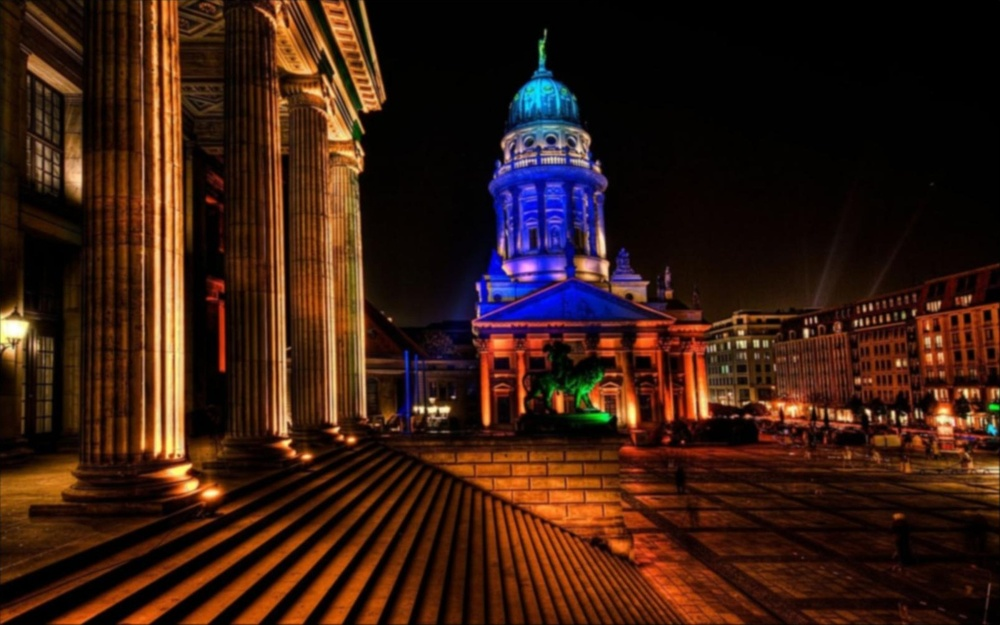
#> input picture ims/a.jpg, 1000 x 625 px, shrunk from 1600 x 1000 before the run; its folder holds only this picture in this run
$ python -i IVehicleBlurDetect.py   (imports and definitions only)   (older library calls are emulated)
#> lines starting #> are read from the running program, lines starting #| are printed output that depends on the picture; long printed decimals are rounded
#> further down, picture is the input picture: shape (625, 1000, 3); mean B, G, R 18.2, 28.9, 56.8
import cv2
import numpy as np
import os

def blurDetect(im,mean_s=2.0,mean_l=3.5, mean_d = 38.0):
#> called with mean_s = 2, mean_l = 3.5, mean_d = 38
    im_gray = cv2.cvtColor(im,cv2.COLOR_BGR2GRAY)
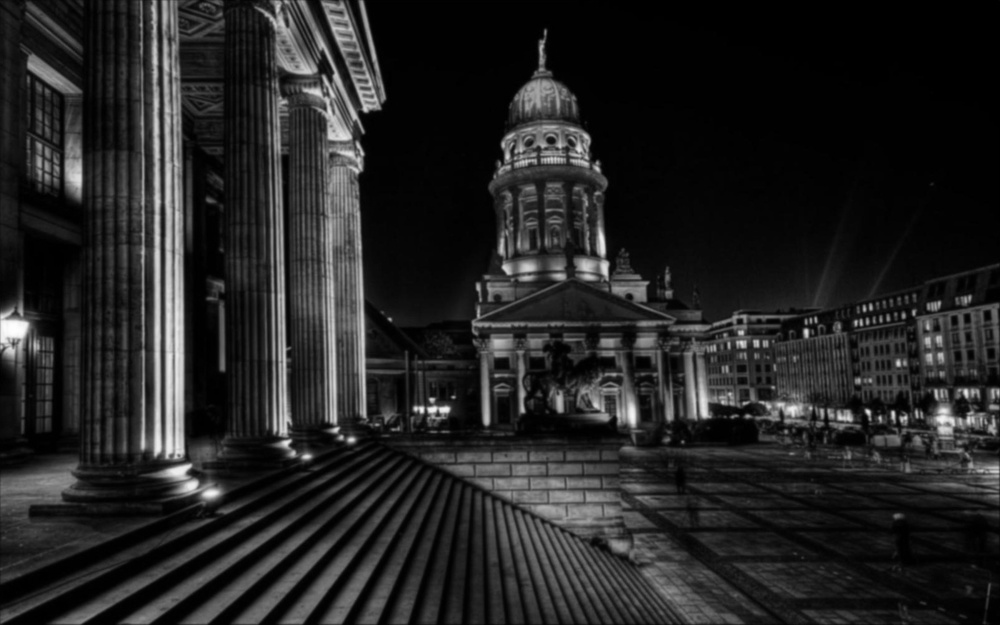
#> im_gray: shape (625, 1000); min 0, max 255, mean 36.1

    im_sobel = cv2.Sobel(im_gray,cv2.CV_16U,1,1)
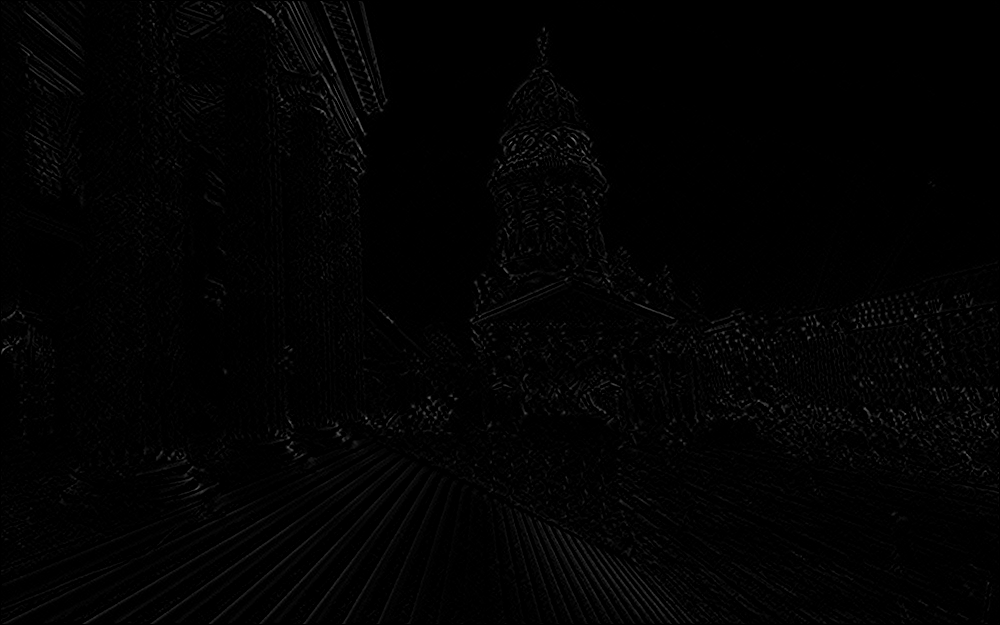
#> im_sobel: shape (625, 1000) uint16; min 0, max 120, mean 2.4
    mean_value_s = np.mean(im_sobel)
#> mean_value_s = 2.39
    print (mean_value_s)
#| 2.389

    im_lapla = cv2.Laplacian(im_gray,cv2.CV_16U)
    mean_value_l = np.mean(im_lapla)
#> mean_value_l = 3.59
    # print (mean_value_l)

    res = cv2.meanStdDev(im_gray)
#> res = ([36.05], [42.89])
    # print(res)

    res = cv2.meanStdDev(im_lapla)
#> res = ([3.59], [7.75])
    # print(res)

    mean_gray = np.mean(im_gray)
#> mean_gray = 36.05
    # print(mean_gray)

    if(mean_value_s<mean_s and mean_value_l<mean_l and mean_gray<mean_d):
        return 1
    else:
        return 0

def run():
    pic_dir = "/home/zqp/testimage/image"
    for pic_name in os.listdir(pic_dir):
        print(pic_name)
        im = cv2.imread("%s/%s"%(pic_dir,pic_name))
        res = blurDetect(im)
        print(res)

        cv2.imshow("im",im)
        cv2.waitKey(0)

# [2 lines not run here, left out]

>>> import cv2
>>> picture = cv2.imread('ims/a.jpg')
>>> result = blurDetect(picture)
#> result = 0
